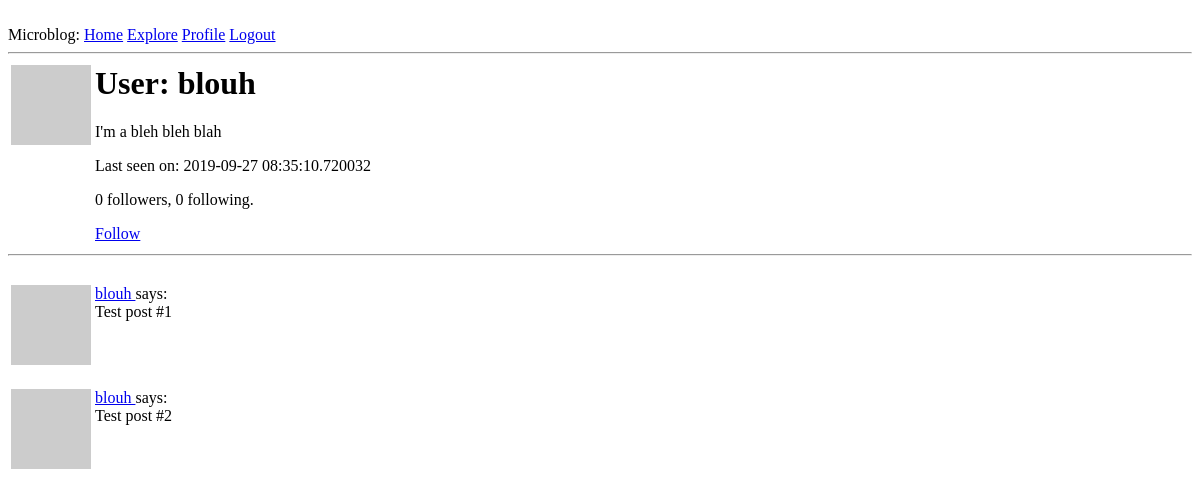
/user/blouh (signed in), run on an earlier commit of the app's database.
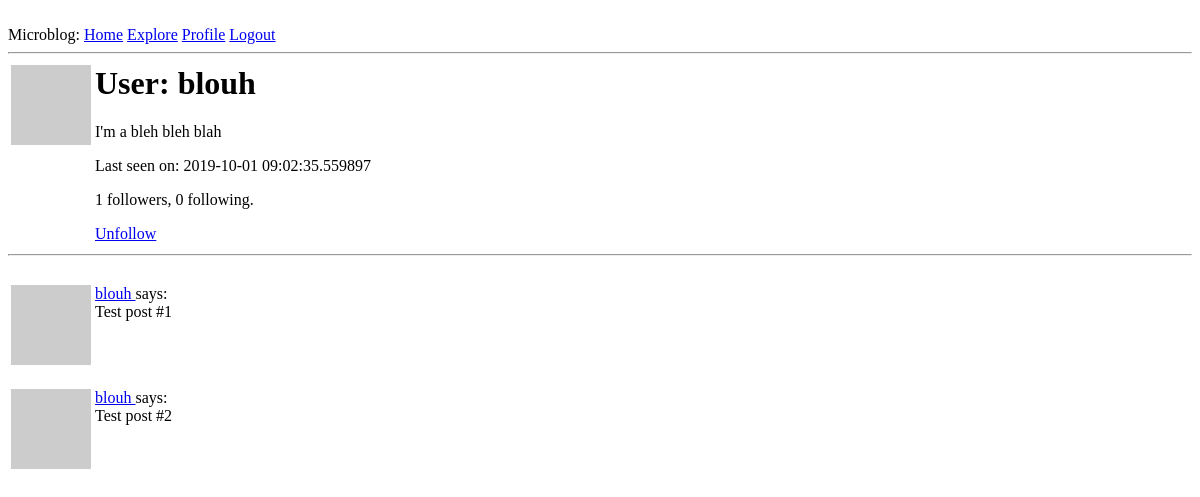
And on a later commit of the database.
### app/models.py (models this page shows, shortened)
class User(UserMixin, db.Model):
    id = db.Column(db.Integer, primary_key=True)
    username = db.Column(db.String(64), index=True, unique=True)
    email = db.Column(db.String(120), index=True, unique=True)
    password_hash = db.Column(db.String(128))
    posts = db.relationship("Post", backref="author", lazy="dynamic")
    about_me = db.Column(db.String(140))
    last_seen = db.Column(db.DateTime, default=datetime.utcnow)
    followed = db.relationship(
        "User",
        secondary=followers,
        primaryjoin=(followers.c.follower_id == id),
        secondaryjoin=(followers.c.followed_id == id),
        backref=db.backref("followers", lazy="dynamic"),
        lazy="dynamic",
    )
    def is_following(self, user):
        return self.followed.filter(
            followers.c.followed_id == user.id).count() > 0
    def avatar(self, size):
        digest = md5(self.email.lower().encode("utf-8")).hexdigest()
        return "https://www.gravatar.com/avatar/{}?d=identicon&s={}".format(
            digest, size
        )

### app/routes.py (the view)
@app.route("/user/<username>")
@login_required
def user(username):
    user = User.query.filter_by(username=username).first_or_404()
    post = [
        {"author": user, "body": "Test post #1"},
        {"author": user, "body": "Test post #2"},
    ]
    return render_template("user.html", user=user, posts=post)

### app/models.py (called while the page is built)
@login.user_loader
def load_user(id):
    return User.query.get(int(id))

### app/routes.py (called while the page is built)
@app.before_request
def before_request():
    if current_user.is_authenticated:
        current_user.last_seen = datetime.utcnow()
        db.session.commit()

### app/templates/user.html
﻿{% extends "base.html" %}
{% block content %}
<table>
    <tr valign="top">
        <td><img src="{{ user.avatar(128) }}"></td>
        <td>
            <h1>User: {{ user.username }}</h1>
            {% if user.about_me %}<p>{{ user.about_me }}</p>{% endif %}
            {% if user.last_seen %}<p>Last seen on: {{ user.last_seen }}</p>{% endif %}
            <p>{{ user.followers.count() }} followers, {{ user.followed.count() }} following.</p>
            {% if user == current_user %}
            <p><a href="{{ url_for('edit_profile') }}">Edit your profile</a></p>
            {% elif not current_user.is_following(user) %}
            <p><a href="{{ url_for('follow', username=user.username) }}">Follow</a></p>
            {% else %}
            <p><a href="{{ url_for('unfollow', username=user.username) }}">Unfollow</a></p>
            {% endif %}
        </td>
    </tr>
</table>
<hr>
    {% for post in posts %}
        {% include '_post.html' %}
    {% endfor %}
{% endblock %}

### app/templates/_post.html
﻿<table>
    <tr valign="top">
        <td><img src="{{ post.author.avatar(36) }}"></td>
        <td>
            <a href="{{ url_for('user', username=post.author.username) }}">
                {{ post.author.username }}
            </a>
            says:<br>{{ post.body }}
        </td>
    </tr>
</table>

What changed in the data, as far as the page shows it:
changed User "blouh": last_seen "2019-09-27 08:35:10.720032" → "2019-10-01 09:02:35.559897"
Also different on the page:
{{ user.followers.count() }}: "0" → "1"
text no longer shown: "Follow"
text now shown: "Unfollow"
